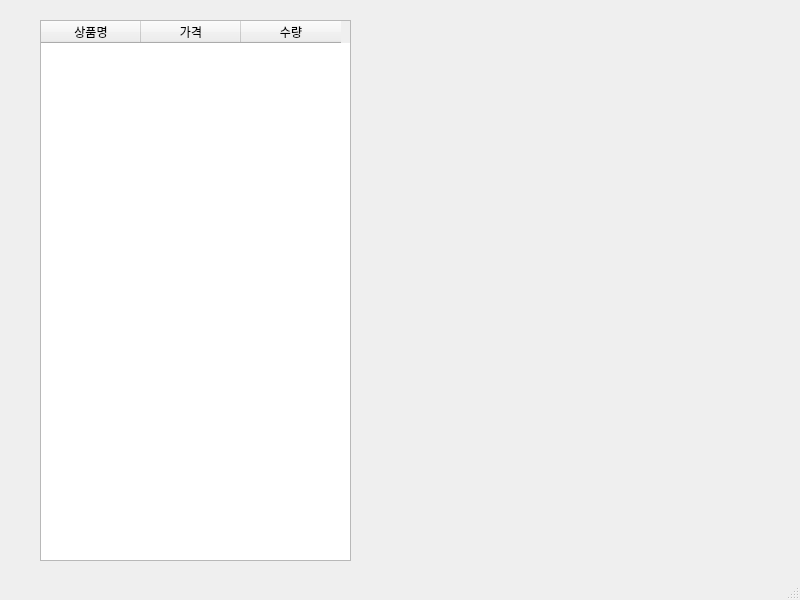
<?xml version="1.0" encoding="UTF-8"?>
<ui version="4.0">
 <class>MainWindow</class>
 <widget class="QMainWindow" name="MainWindow">
  <property name="geometry">
   <rect>
    <x>0</x>
    <y>0</y>
    <width>800</width>
    <height>600</height>
   </rect>
  </property>
  <property name="windowTitle">
   <string>MainWindow</string>
  </property>
  <widget class="QWidget" name="centralwidget">
   <widget class="QTableWidget" name="tableWidget">
    <property name="geometry">
     <rect>
      <x>40</x>
      <y>20</y>
      <width>311</width>
      <height>541</height>
     </rect>
    </property>
    <column>
     <property name="text">
      <string>상품명</string>
     </property>
    </column>
    <column>
     <property name="text">
      <string>가격</string>
     </property>
    </column>
    <column>
     <property name="text">
      <string>수량</string>
     </property>
    </column>
   </widget>
  </widget>
  <widget class="QMenuBar" name="menubar">
   <property name="geometry">
    <rect>
     <x>0</x>
     <y>0</y>
     <width>800</width>
     <height>21</height>
    </rect>
   </property>
  </widget>
  <widget class="QStatusBar" name="statusbar"/>
 </widget>
 <resources/>
 <connections/>
</ui>
